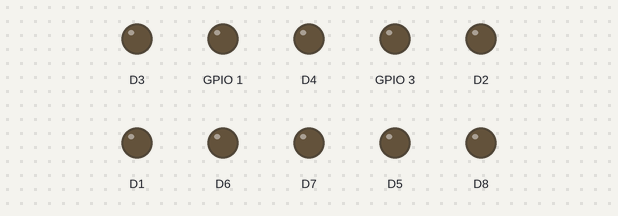
Recording of a sketch running on a simulated ESP8266 (NodeMCU). Parts: output pins drawn as LEDs (lit = HIGH).

Above: at 0.0 s.
At 1.1 s:
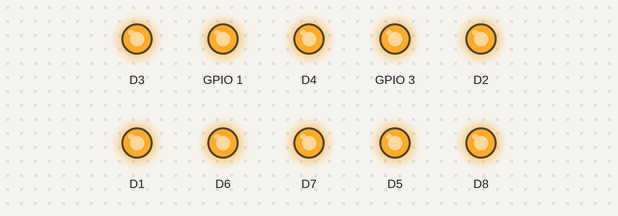
Timing chart, 0 to 2.6 s (numbered marks = the images above):
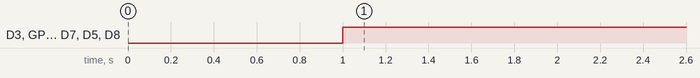

The sketch:

test.ino
```cpp
// #include <ESP8266WiFi.h>

// const char ssid[] = "ChinaNet-AVXs";
// const char pass[] = "c9rbav3d";

// WiFiClient client;

void setup() {
  // Serial.begin(9600);
  // Serial.println("esp8266");
  // initWiFi();
  pinMode(D1, OUTPUT);
  pinMode(D2, OUTPUT);
  pinMode(D3, OUTPUT);
  pinMode(D4, OUTPUT);
  pinMode(D5, OUTPUT);
  pinMode(D6, OUTPUT);
  pinMode(D7, OUTPUT);
  pinMode(D8, OUTPUT);
  pinMode(D9, OUTPUT);
  pinMode(D10, OUTPUT);
}

void loop() {
  // Serial.println("hello esp8266");
  delay(1000);
  digitalWrite(D1, HIGH);
  digitalWrite(D2, HIGH);
  digitalWrite(D3, HIGH);
  digitalWrite(D4, HIGH);
  digitalWrite(D5, HIGH);
  digitalWrite(D6, HIGH);
  digitalWrite(D7, HIGH);
  digitalWrite(D8, HIGH);
  digitalWrite(D9, HIGH);
  digitalWrite(D10, HIGH);
}

// void initWiFi() {
//   Serial.print("Connecting WiFi...");
//   WiFi.mode(WIFI_STA);
//   WiFi.begin(ssid, pass);
//   while (WiFi.status() != WL_CONNECTED) {
//     delay(500);
//     Serial.print(".");
//   }

//   Serial.print("");
//   Serial.println("WiFi connected");
//   Serial.println("IP address: ");
//   Serial.println(WiFi.localIP());
// }
```

Measured:
- by itself, D3, GPIO 1, D4, GPIO 3, D2, D1, D6, D7, D5, D8: LOW → HIGH at 1.0 s
